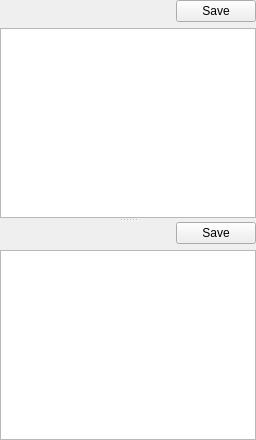
      <widget class="QWidget" name="page_Resources_Version">
       <layout class="QVBoxLayout" name="verticalLayout_58">
        <property name="leftMargin">
         <number>0</number>
        </property>
        <property name="topMargin">
         <number>0</number>
        </property>
        <property name="rightMargin">
         <number>0</number>
        </property>
        <property name="bottomMargin">
         <number>0</number>
        </property>
        <item>
         <widget class="QSplitter" name="splitter_21">
          <property name="orientation">
           <enum>Qt::Vertical</enum>
          </property>
          <widget class="QWidget" name="layoutWidget_8">
           <layout class="QVBoxLayout" name="verticalLayout_21">
            <item>
             <layout class="QHBoxLayout" name="horizontalLayout_28">
              <item>
               <spacer name="horizontalSpacer_28">
                <property name="orientation">
                 <enum>Qt::Horizontal</enum>
                </property>
                <property name="sizeHint" stdset="0">
                 <size>
                  <width>40</width>
                  <height>20</height>
                 </size>
                </property>
               </spacer>
              </item>
              <item>
               <widget class="QPushButton" name="pushButtonSave_Resources_Version_Header">
                <property name="text">
                 <string>Save</string>
                </property>
               </widget>
              </item>
             </layout>
            </item>
            <item>
             <widget class="QTableWidget" name="tableWidget_Resources_Version">
              <property name="editTriggers">
               <set>QAbstractItemView::NoEditTriggers</set>
              </property>
              <property name="selectionMode">
               <enum>QAbstractItemView::SingleSelection</enum>
              </property>
              <property name="selectionBehavior">
               <enum>QAbstractItemView::SelectRows</enum>
              </property>
              <attribute name="horizontalHeaderVisible">
               <bool>false</bool>
              </attribute>
              <attribute name="verticalHeaderVisible">
               <bool>false</bool>
              </attribute>
              <attribute name="verticalHeaderDefaultSectionSize">
               <number>24</number>
              </attribute>
             </widget>
            </item>
           </layout>
          </widget>
          <widget class="QWidget" name="layoutWidget_9">
           <layout class="QVBoxLayout" name="verticalLayout_57">
            <item>
             <layout class="QHBoxLayout" name="horizontalLayout_29">
              <item>
               <spacer name="horizontalSpacer_29">
                <property name="orientation">
                 <enum>Qt::Horizontal</enum>
                </property>
                <property name="sizeHint" stdset="0">
                 <size>
                  <width>40</width>
                  <height>20</height>
                 </size>
                </property>
               </spacer>
              </item>
              <item>
               <widget class="QPushButton" name="pushButtonSave_Resources_Version">
                <property name="text">
                 <string>Save</string>
                </property>
               </widget>
              </item>
             </layout>
            </item>
            <item>
             <widget class="QTextEdit" name="textEditResources_Version">
              <property name="readOnly">
               <bool>true</bool>
              </property>
             </widget>
            </item>
           </layout>
          </widget>
         </widget>
        </item>
       </layout>
      </widget>
